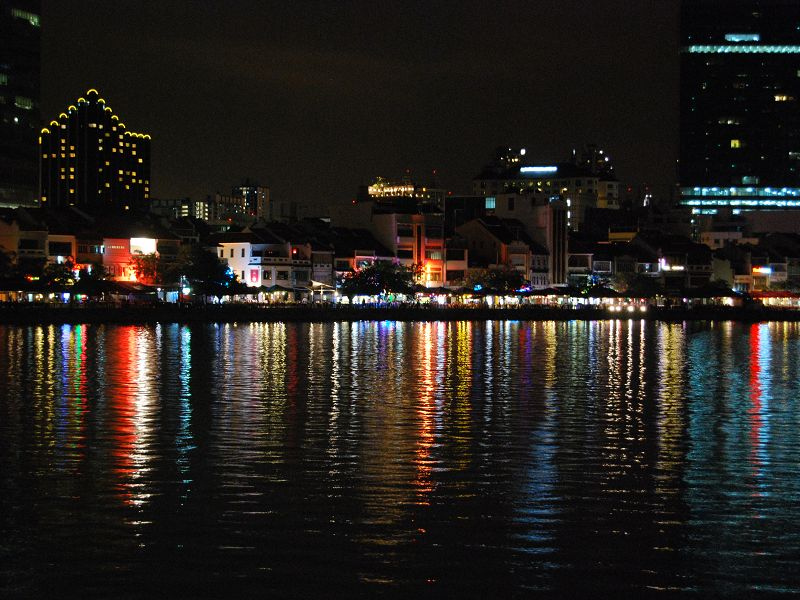
#> input picture cam_shoot_ying/preProcess/temp/images/1.jpg, 800 x 600 px
$ python -i extract_features.py   (imports and definitions only)   (Python 2 division)   (older library calls are emulated)
#> lines starting #> are read from the running program, lines starting #| are printed output that depends on the picture
from skimage import io
from matplotlib import pyplot as plt
import numpy as np
import os, sys
import time
from sklearn.externals import joblib
from skimage.feature import local_binary_pattern, multiblock_lbp
from sklearn import preprocessing
import scipy
import cv2
from skimage.feature import hog
from skimage import color
import shutil

# [17 lines left out: function xSurfHist, not called in this run]

def xHSVMoments(image):
    img_hsv = color.rgb2hsv(image)

    hsvMom = []
    for i in range(3):
        item = img_hsv[:,:,i]
        mean = np.mean(item)
        variance = np.std(item)
        skewness = scipy.stats.skew(np.reshape(item,-1))

        hsvMom.extend([mean, variance, skewness])

    return hsvMom

# [14 lines left out: function xRGBHist, not called in this run]

def xHOGHist(image):

    nBins = 8

    n_blocks = 4

    image = cv2.cvtColor(image, cv2.COLOR_BGR2GRAY)
    image = cv2.GaussianBlur(image, (5,5), 0)

    num_x, num_y = image.shape

    x_step, y_step = 1.0*num_x/n_blocks, 1.0*num_y/n_blocks

    hogHist = []

    for i in range(n_blocks):
        for j in range(n_blocks):
            x_start = int(i*x_step)
            y_start = int(j*y_step)
            x_end = x_start + int(x_step)
            y_end = y_start + int(y_step)

            img = image[x_start:x_end, y_start:y_end]

            fdescriptor = hog(img, orientations=nBins, pixels_per_cell=(8, 8),
                                cells_per_block=(1, 1), visualise=False)

            fd = np.reshape(fdescriptor, (-1, nBins))
            hist = np.sum(fd, axis=0)

            hogHist.extend(hist)


    return hogHist

def xLBP(image):

    # settings for LBP
    radius = 2
    n_points = 8 * radius
    METHOD = 'uniform'

    image = cv2.cvtColor(image, cv2.COLOR_BGR2GRAY)

    n_blocks = 4

    num_x, num_y = image.shape

    x_step, y_step = 1.0*num_x/n_blocks, 1.0*num_y/n_blocks

    lbpHist = []

    for i in range(n_blocks):
        for j in range(n_blocks):
            x_start = int(i*x_step)
            y_start = int(j*y_step)
            x_end = x_start + int(x_step)
            y_end = y_start + int(y_step)

            img = image[x_start:x_end, y_start:y_end]

            lbp = local_binary_pattern(img, n_points, radius, METHOD)
            # n_bins = lbp.max() + 1
            n_bins = 18
            hist, _ = np.histogram(lbp, normed=True, bins=n_bins, range=(0, n_bins))

            lbpHist.extend(hist)

    return lbpHist

def find_features(img):
    fv = []

    hogHist = xHOGHist(img)
    hogHist = np.asarray(hogHist)
    cv2.normalize(hogHist, hogHist, 0, 1, cv2.NORM_MINMAX)
    fv.extend(hogHist)

    hsvMoments = xHSVMoments(img)
    hsvMoments = np.asarray(hsvMoments)
    cv2.normalize(hsvMoments, hsvMoments, 0, 1, cv2.NORM_MINMAX)
    fv.extend(hsvMoments)

    lbp = xLBP(img)
    lbp = np.asarray(lbp)
    cv2.normalize(lbp, lbp, 0, 1, cv2.NORM_MINMAX)
    fv.extend(lbp)

    fv = np.reshape(fv, -1)

    return fv

# [51 lines left out: function process_dataset, not called in this run]


# [9 lines not run here, left out]

>>> import cv2
>>> picture = cv2.imread('../preProcess/temp/images/1.jpg')
#> picture is the input picture: shape (600, 800, 3); mean B, G, R 28.5, 32.5, 36.6
>>> result = find_features(picture)
#> in xHOGHist, `image = cv2.cvtColor(image, cv2.COLOR_BGR2GRAY)`:
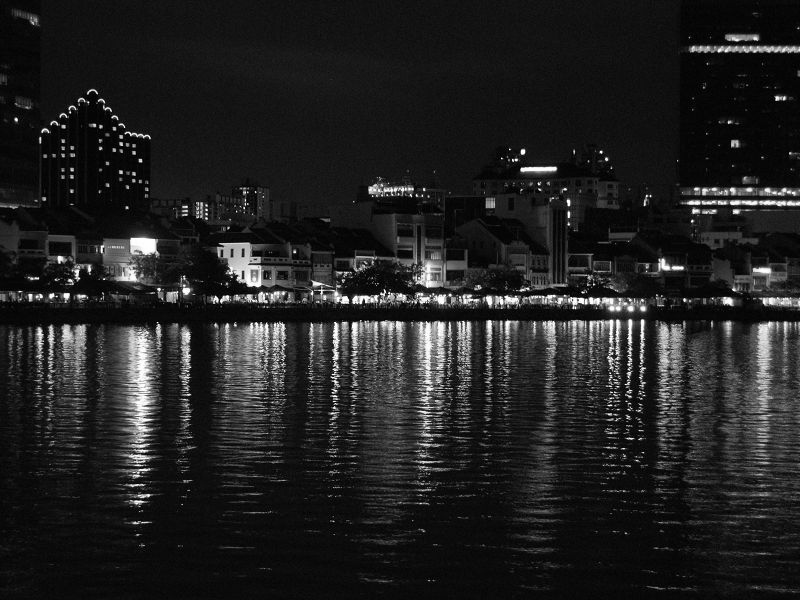
#> image: shape (600, 800); min 0, max 255, mean 33.3
#> after the loop in xHOGHist, `for i in range(n_blocks):`:
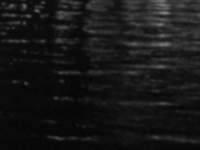
#> img: shape (150, 200); min 6, max 124, mean 23.1
#> after the loop in xHOGHist, `for i in range(n_blocks):`: hogHist = 128 values, max 223.4 at index 108, min 10.46 at index 23, mean 134.6
#> in xHSVMoments, `img_hsv = color.rgb2hsv(image)`: img_hsv: shape (600, 800, 3) float64; mean of channels 0, 1, 2 0.449, 0.334, 0.158
#> the loop in xHSVMoments, `for i in range(3):` made 3 passes
#> (mean, variance, skewness) on passes 1 to 3: (0.449, 0.262, -0.582), (0.334, 0.244, 0.946), (0.158, 0.195, 2.56)
#> pass 1, in xHSVMoments, `item = img_hsv[:,:,i]`:
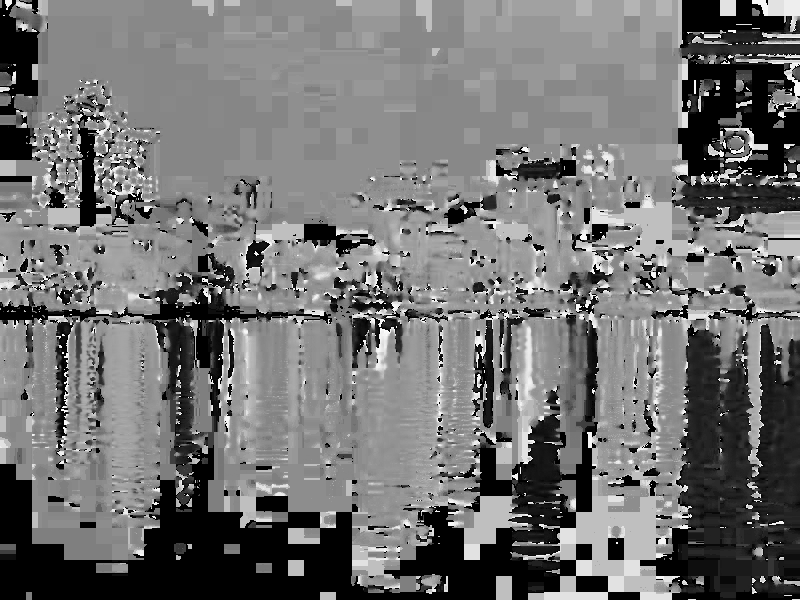
#> item: shape (600, 800) float64; min 0, max 0.998, mean 0.449
#> pass 2, in xHSVMoments, `item = img_hsv[:,:,i]`:
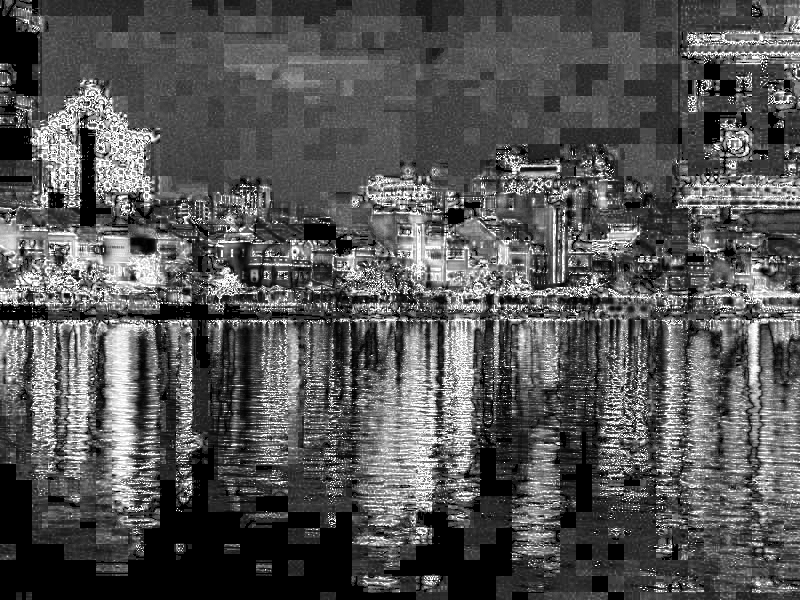
#> item: shape (600, 800) float64; min 0, max 1, mean 0.334
#> pass 3, in xHSVMoments, `item = img_hsv[:,:,i]`:
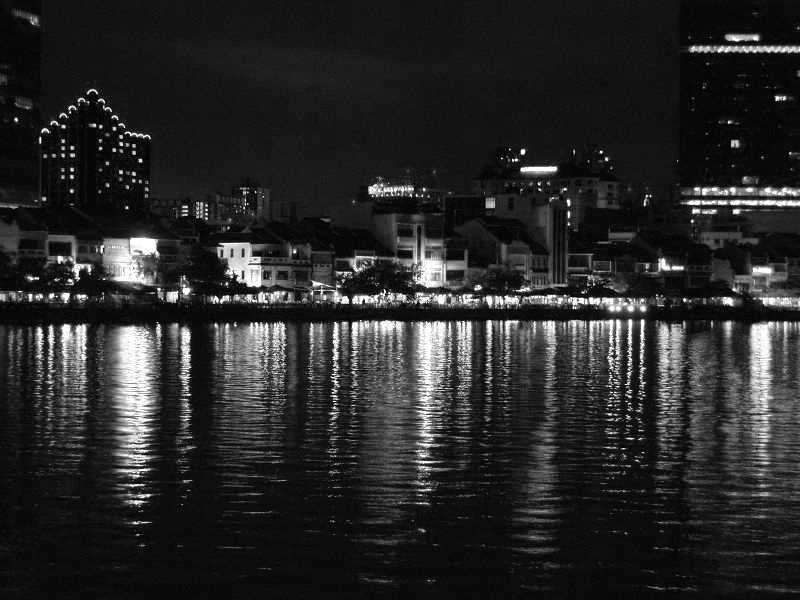
#> item: shape (600, 800) float64; min 0, max 1, mean 0.158
#> after the loop in xHSVMoments, `for i in range(3):`: hsvMom = [0.449, 0.262, -0.582, 0.334, 0.244, 0.946, 0.158, 0.195, 2.56]
#> in find_features, `hsvMoments = xHSVMoments(img)`: hsvMoments has the same summary as hsvMom in xHSVMoments
#> after the loop in xLBP, `for i in range(n_blocks):`:
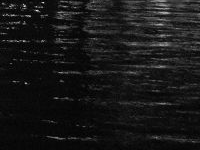
#> img: shape (150, 200); min 0, max 241, mean 23.1
#> after the loop in xLBP, `for i in range(n_blocks):`:
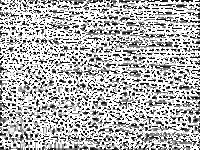
#> lbp: shape (150, 200) float64; min 0, max 17, mean 11.76; drawn with min black and max white
#> after the loop in xLBP, `for i in range(n_blocks):`: lbpHist = 288 values, max 0.436 at index 179, min 0.0111 at index 42, mean 0.0556
#> in find_features, `lbp = xLBP(img)`: lbp has the same summary as lbpHist in xLBP
#> in find_features, `fv = np.reshape(fv, -1)`: fv = 425 values, max 1 at index 108, min -2.63e-18 at index 23, mean 0.254
#> result has the same summary as fv in find_features
